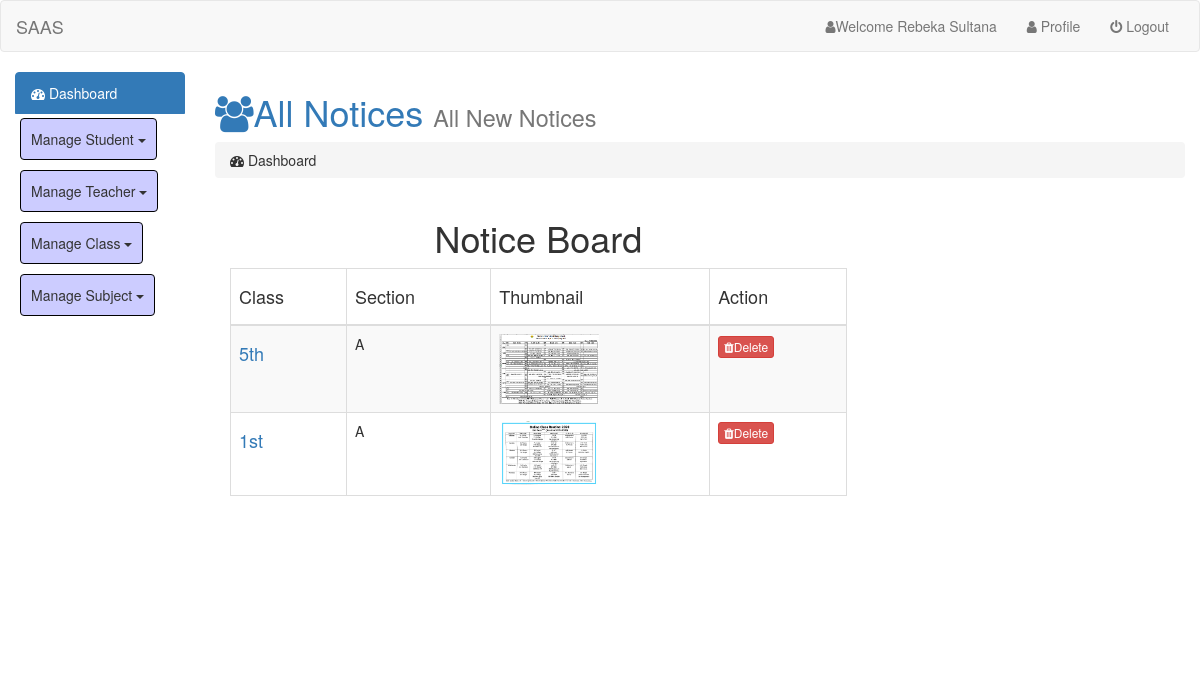
The app's page /admin/index.php?page=all_notices (signed in) with its own data.
### tables this page shows
CREATE TABLE `users` (
  `id` int(5) NOT NULL,
  `name` varchar(50) NOT NULL,
  `email` varchar(50) NOT NULL,
  `username` varchar(50) NOT NULL,
  `password` varchar(100) NOT NULL,
  `photo` varchar(50) NOT NULL,
  `status` varchar(10) NOT NULL,
  `superadmin` varchar(10) NOT NULL,
  `entry_date` timestamp NOT NULL DEFAULT current_timestamp()
);

CREATE TABLE `notice` (
  `nid` int(11) NOT NULL,
  `title` varchar(100) NOT NULL,
  `detail` varchar(500) NOT NULL,
  `picture` varchar(500) NOT NULL
);

### admin/all_notices.php (the view, shortened to what this page needs)
<div class="table-responsive">
<h1 class="text-primary"><i class="fa fa-users"></i>All Notices <small>All New Notices</small></h1>
<ol class="breadcrumb">
				<li><i class="fa fa-dashboard"></i> Dashboard</li>
			</ol>
<div class="col-sm-8">
			<h1 class="text-center">Notice Board</h1>
			<div class="table-responsive">
				<table id="posts" class="table table-hover table-bordered table-striped">
					<thead>
						<tr>
							<td><h4>Class</h4></td>
							<td><h4>Section</h4></td>
							<td><h4>Thumbnail</h4></td>
							<td><h4>Action</h4></td>
						</tr>
					</thead>
					<tbody>
					<?php
			$db_sinfo=mysqli_query($link,"SELECT * FROM `notice`");
			while($row = mysqli_fetch_assoc($db_sinfo)) { ?>
					<tr>
						<td><h4><a href="notice/<?php echo $row["picture"]; ?>"><?php echo ucwords($row["title"]); ?></a></h4></td>
						<td> <p><?php echo ucwords($row["detail"]); ?></p>  </td>
						<td> <a href="notice/<?php echo $row["picture"]; ?>"><image src="notice/<?php echo $row["picture"]; ?>" alt="avater"></image> </a></td>
						<td><a onClick="javascript: return confirm('Please confirm deletion: <?php echo $row["nid"];?>);" class="btn btn-xs btn-danger" href="delete_notice.php?id=<?php echo $row['nid']; ?>"><i class="fa fa-trash"></i>Delete</a>
						</td>
					</tr>
			<?php } ?>
					</tbody>
				</table>
				</div>
			</div>
</div>

### admin/navbar.php (shortened to what this page needs)
<?php
if($username=="admin123") {
?>
<ul class="nav navbar-nav navbar-right">
	    <li><a href="index.php?page=user_profile"><i class="fa fa-user"></i>Welcome <?php echo $logged_user;  ?></a></li>
	    <li><a href="index.php?page=user_profile"><i class="fa fa-user"></i> Profile</a></li>
        <li><a href="logout.php"><i class="fa fa-power-off"></i> Logout</a></li>
</ul>
<?php }?>

### admin/index.php (style rules this page uses)
img { width:100px; }

### records on screen
users: name "Rebeka Sultana"
notice: title "5th", detail "A", picture (picture)
notice: title "1st", detail "A", picture (picture)
